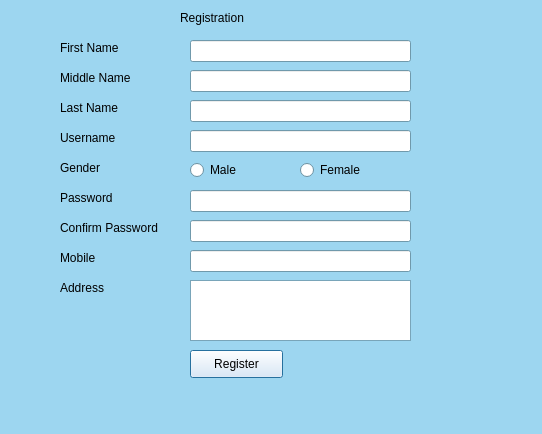
<?xml version="1.0" encoding="UTF-8"?>
<ui version="4.0">
 <class>Register</class>
 <widget class="QDialog" name="Register">
  <property name="geometry">
   <rect>
    <x>0</x>
    <y>0</y>
    <width>542</width>
    <height>434</height>
   </rect>
  </property>
  <property name="palette">
   <palette>
    <active>
     <colorrole role="WindowText">
      <brush brushstyle="SolidPattern">
       <color alpha="255">
        <red>0</red>
        <green>0</green>
        <blue>0</blue>
       </color>
      </brush>
     </colorrole>
     <colorrole role="Button">
      <brush brushstyle="SolidPattern">
       <color alpha="255">
        <red>157</red>
        <green>214</green>
        <blue>240</blue>
       </color>
      </brush>
     </colorrole>
     <colorrole role="Light">
      <brush brushstyle="SolidPattern">
       <color alpha="255">
        <red>255</red>
        <green>255</green>
        <blue>255</blue>
       </color>
      </brush>
     </colorrole>
     <colorrole role="Midlight">
      <brush brushstyle="SolidPattern">
       <color alpha="255">
        <red>206</red>
        <green>234</green>
        <blue>247</blue>
       </color>
      </brush>
     </colorrole>
     <colorrole role="Dark">
      <brush brushstyle="SolidPattern">
       <color alpha="255">
        <red>78</red>
        <green>107</green>
        <blue>120</blue>
       </color>
      </brush>
     </colorrole>
     <colorrole role="Mid">
      <brush brushstyle="SolidPattern">
       <color alpha="255">
        <red>105</red>
        <green>143</green>
        <blue>160</blue>
       </color>
      </brush>
     </colorrole>
     <colorrole role="Text">
      <brush brushstyle="SolidPattern">
       <color alpha="255">
        <red>0</red>
        <green>0</green>
        <blue>0</blue>
       </color>
      </brush>
     </colorrole>
     <colorrole role="BrightText">
      <brush brushstyle="SolidPattern">
       <color alpha="255">
        <red>255</red>
        <green>255</green>
        <blue>255</blue>
       </color>
      </brush>
     </colorrole>
     <colorrole role="ButtonText">
      <brush brushstyle="SolidPattern">
       <color alpha="255">
        <red>0</red>
        <green>0</green>
        <blue>0</blue>
       </color>
      </brush>
     </colorrole>
     <colorrole role="Base">
      <brush brushstyle="SolidPattern">
       <color alpha="255">
        <red>255</red>
        <green>255</green>
        <blue>255</blue>
       </color>
      </brush>
     </colorrole>
     <colorrole role="Window">
      <brush brushstyle="SolidPattern">
       <color alpha="255">
        <red>157</red>
        <green>214</green>
        <blue>240</blue>
       </color>
      </brush>
     </colorrole>
     <colorrole role="Shadow">
      <brush brushstyle="SolidPattern">
       <color alpha="255">
        <red>0</red>
        <green>0</green>
        <blue>0</blue>
       </color>
      </brush>
     </colorrole>
     <colorrole role="AlternateBase">
      <brush brushstyle="SolidPattern">
       <color alpha="255">
        <red>206</red>
        <green>234</green>
        <blue>247</blue>
       </color>
      </brush>
     </colorrole>
     <colorrole role="ToolTipBase">
      <brush brushstyle="SolidPattern">
       <color alpha="255">
        <red>255</red>
        <green>255</green>
        <blue>220</blue>
       </color>
      </brush>
     </colorrole>
     <colorrole role="ToolTipText">
      <brush brushstyle="SolidPattern">
       <color alpha="255">
        <red>0</red>
        <green>0</green>
        <blue>0</blue>
       </color>
      </brush>
     </colorrole>
    </active>
    <inactive>
     <colorrole role="WindowText">
      <brush brushstyle="SolidPattern">
       <color alpha="255">
        <red>0</red>
        <green>0</green>
        <blue>0</blue>
       </color>
      </brush>
     </colorrole>
     <colorrole role="Button">
      <brush brushstyle="SolidPattern">
       <color alpha="255">
        <red>157</red>
        <green>214</green>
        <blue>240</blue>
       </color>
      </brush>
     </colorrole>
     <colorrole role="Light">
      <brush brushstyle="SolidPattern">
       <color alpha="255">
        <red>255</red>
        <green>255</green>
        <blue>255</blue>
       </color>
      </brush>
     </colorrole>
     <colorrole role="Midlight">
      <brush brushstyle="SolidPattern">
       <color alpha="255">
        <red>206</red>
        <green>234</green>
        <blue>247</blue>
       </color>
      </brush>
     </colorrole>
     <colorrole role="Dark">
      <brush brushstyle="SolidPattern">
       <color alpha="255">
        <red>78</red>
        <green>107</green>
        <blue>120</blue>
       </color>
      </brush>
     </colorrole>
     <colorrole role="Mid">
      <brush brushstyle="SolidPattern">
       <color alpha="255">
        <red>105</red>
        <green>143</green>
        <blue>160</blue>
       </color>
      </brush>
     </colorrole>
     <colorrole role="Text">
      <brush brushstyle="SolidPattern">
       <color alpha="255">
        <red>0</red>
        <green>0</green>
        <blue>0</blue>
       </color>
      </brush>
     </colorrole>
     <colorrole role="BrightText">
      <brush brushstyle="SolidPattern">
       <color alpha="255">
        <red>255</red>
        <green>255</green>
        <blue>255</blue>
       </color>
      </brush>
     </colorrole>
     <colorrole role="ButtonText">
      <brush brushstyle="SolidPattern">
       <color alpha="255">
        <red>0</red>
        <green>0</green>
        <blue>0</blue>
       </color>
      </brush>
     </colorrole>
     <colorrole role="Base">
      <brush brushstyle="SolidPattern">
       <color alpha="255">
        <red>255</red>
        <green>255</green>
        <blue>255</blue>
       </color>
      </brush>
     </colorrole>
     <colorrole role="Window">
      <brush brushstyle="SolidPattern">
       <color alpha="255">
        <red>157</red>
        <green>214</green>
        <blue>240</blue>
       </color>
      </brush>
     </colorrole>
     <colorrole role="Shadow">
      <brush brushstyle="SolidPattern">
       <color alpha="255">
        <red>0</red>
        <green>0</green>
        <blue>0</blue>
       </color>
      </brush>
     </colorrole>
     <colorrole role="AlternateBase">
      <brush brushstyle="SolidPattern">
       <color alpha="255">
        <red>206</red>
        <green>234</green>
        <blue>247</blue>
       </color>
      </brush>
     </colorrole>
     <colorrole role="ToolTipBase">
      <brush brushstyle="SolidPattern">
       <color alpha="255">
        <red>255</red>
        <green>255</green>
        <blue>220</blue>
       </color>
      </brush>
     </colorrole>
     <colorrole role="ToolTipText">
      <brush brushstyle="SolidPattern">
       <color alpha="255">
        <red>0</red>
        <green>0</green>
        <blue>0</blue>
       </color>
      </brush>
     </colorrole>
    </inactive>
    <disabled>
     <colorrole role="WindowText">
      <brush brushstyle="SolidPattern">
       <color alpha="255">
        <red>78</red>
        <green>107</green>
        <blue>120</blue>
       </color>
      </brush>
     </colorrole>
     <colorrole role="Button">
      <brush brushstyle="SolidPattern">
       <color alpha="255">
        <red>157</red>
        <green>214</green>
        <blue>240</blue>
       </color>
      </brush>
     </colorrole>
     <colorrole role="Light">
      <brush brushstyle="SolidPattern">
       <color alpha="255">
        <red>255</red>
        <green>255</green>
        <blue>255</blue>
       </color>
      </brush>
     </colorrole>
     <colorrole role="Midlight">
      <brush brushstyle="SolidPattern">
       <color alpha="255">
        <red>206</red>
        <green>234</green>
        <blue>247</blue>
       </color>
      </brush>
     </colorrole>
     <colorrole role="Dark">
      <brush brushstyle="SolidPattern">
       <color alpha="255">
        <red>78</red>
        <green>107</green>
        <blue>120</blue>
       </color>
      </brush>
     </colorrole>
     <colorrole role="Mid">
      <brush brushstyle="SolidPattern">
       <color alpha="255">
        <red>105</red>
        <green>143</green>
        <blue>160</blue>
       </color>
      </brush>
     </colorrole>
     <colorrole role="Text">
      <brush brushstyle="SolidPattern">
       <color alpha="255">
        <red>78</red>
        <green>107</green>
        <blue>120</blue>
       </color>
      </brush>
     </colorrole>
     <colorrole role="BrightText">
      <brush brushstyle="SolidPattern">
       <color alpha="255">
        <red>255</red>
        <green>255</green>
        <blue>255</blue>
       </color>
      </brush>
     </colorrole>
     <colorrole role="ButtonText">
      <brush brushstyle="SolidPattern">
       <color alpha="255">
        <red>78</red>
        <green>107</green>
        <blue>120</blue>
       </color>
      </brush>
     </colorrole>
     <colorrole role="Base">
      <brush brushstyle="SolidPattern">
       <color alpha="255">
        <red>157</red>
        <green>214</green>
        <blue>240</blue>
       </color>
      </brush>
     </colorrole>
     <colorrole role="Window">
      <brush brushstyle="SolidPattern">
       <color alpha="255">
        <red>157</red>
        <green>214</green>
        <blue>240</blue>
       </color>
      </brush>
     </colorrole>
     <colorrole role="Shadow">
      <brush brushstyle="SolidPattern">
       <color alpha="255">
        <red>0</red>
        <green>0</green>
        <blue>0</blue>
       </color>
      </brush>
     </colorrole>
     <colorrole role="AlternateBase">
      <brush brushstyle="SolidPattern">
       <color alpha="255">
        <red>157</red>
        <green>214</green>
        <blue>240</blue>
       </color>
      </brush>
     </colorrole>
     <colorrole role="ToolTipBase">
      <brush brushstyle="SolidPattern">
       <color alpha="255">
        <red>255</red>
        <green>255</green>
        <blue>220</blue>
       </color>
      </brush>
     </colorrole>
     <colorrole role="ToolTipText">
      <brush brushstyle="SolidPattern">
       <color alpha="255">
        <red>0</red>
        <green>0</green>
        <blue>0</blue>
       </color>
      </brush>
     </colorrole>
    </disabled>
   </palette>
  </property>
  <property name="windowTitle">
   <string>Dialog</string>
  </property>
  <widget class="QLabel" name="label_6">
   <property name="geometry">
    <rect>
     <x>60</x>
     <y>160</y>
     <width>111</width>
     <height>16</height>
    </rect>
   </property>
   <property name="text">
    <string>Gender</string>
   </property>
  </widget>
  <widget class="QPushButton" name="btnReg">
   <property name="geometry">
    <rect>
     <x>190</x>
     <y>350</y>
     <width>93</width>
     <height>28</height>
    </rect>
   </property>
   <property name="palette">
    <palette>
     <active>
      <colorrole role="WindowText">
       <brush brushstyle="SolidPattern">
        <color alpha="255">
         <red>0</red>
         <green>0</green>
         <blue>0</blue>
        </color>
       </brush>
      </colorrole>
      <colorrole role="Button">
       <brush brushstyle="SolidPattern">
        <color alpha="255">
         <red>233</red>
         <green>241</green>
         <blue>255</blue>
        </color>
       </brush>
      </colorrole>
      <colorrole role="Light">
       <brush brushstyle="SolidPattern">
        <color alpha="255">
         <red>255</red>
         <green>255</green>
         <blue>255</blue>
        </color>
       </brush>
      </colorrole>
      <colorrole role="Midlight">
       <brush brushstyle="SolidPattern">
        <color alpha="255">
         <red>244</red>
         <green>248</green>
         <blue>255</blue>
        </color>
       </brush>
      </colorrole>
      <colorrole role="Dark">
       <brush brushstyle="SolidPattern">
        <color alpha="255">
         <red>116</red>
         <green>120</green>
         <blue>127</blue>
        </color>
       </brush>
      </colorrole>
      <colorrole role="Mid">
       <brush brushstyle="SolidPattern">
        <color alpha="255">
         <red>155</red>
         <green>161</green>
         <blue>170</blue>
        </color>
       </brush>
      </colorrole>
      <colorrole role="Text">
       <brush brushstyle="SolidPattern">
        <color alpha="255">
         <red>0</red>
         <green>0</green>
         <blue>0</blue>
        </color>
       </brush>
      </colorrole>
      <colorrole role="BrightText">
       <brush brushstyle="SolidPattern">
        <color alpha="255">
         <red>255</red>
         <green>255</green>
         <blue>255</blue>
        </color>
       </brush>
      </colorrole>
      <colorrole role="ButtonText">
       <brush brushstyle="SolidPattern">
        <color alpha="255">
         <red>0</red>
         <green>0</green>
         <blue>0</blue>
        </color>
       </brush>
      </colorrole>
      <colorrole role="Base">
       <brush brushstyle="SolidPattern">
        <color alpha="255">
         <red>255</red>
         <green>255</green>
         <blue>255</blue>
        </color>
       </brush>
      </colorrole>
      <colorrole role="Window">
       <brush brushstyle="SolidPattern">
        <color alpha="255">
         <red>233</red>
         <green>241</green>
         <blue>255</blue>
        </color>
       </brush>
      </colorrole>
      <colorrole role="Shadow">
       <brush brushstyle="SolidPattern">
        <color alpha="255">
         <red>0</red>
         <green>0</green>
         <blue>0</blue>
        </color>
       </brush>
      </colorrole>
      <colorrole role="AlternateBase">
       <brush brushstyle="SolidPattern">
        <color alpha="255">
         <red>244</red>
         <green>248</green>
         <blue>255</blue>
        </color>
       </brush>
      </colorrole>
      <colorrole role="ToolTipBase">
       <brush brushstyle="SolidPattern">
        <color alpha="255">
         <red>255</red>
         <green>255</green>
         <blue>220</blue>
        </color>
       </brush>
      </colorrole>
      <colorrole role="ToolTipText">
       <brush brushstyle="SolidPattern">
        <color alpha="255">
         <red>0</red>
         <green>0</green>
         <blue>0</blue>
        </color>
       </brush>
      </colorrole>
     </active>
     <inactive>
      <colorrole role="WindowText">
       <brush brushstyle="SolidPattern">
        <color alpha="255">
         <red>0</red>
         <green>0</green>
         <blue>0</blue>
        </color>
       </brush>
      </colorrole>
      <colorrole role="Button">
       <brush brushstyle="SolidPattern">
        <color alpha="255">
         <red>233</red>
         <green>241</green>
         <blue>255</blue>
        </color>
       </brush>
      </colorrole>
      <colorrole role="Light">
       <brush brushstyle="SolidPattern">
        <color alpha="255">
         <red>255</red>
         <green>255</green>
         <blue>255</blue>
        </color>
       </brush>
      </colorrole>
      <colorrole role="Midlight">
       <brush brushstyle="SolidPattern">
        <color alpha="255">
         <red>244</red>
         <green>248</green>
         <blue>255</blue>
        </color>
       </brush>
      </colorrole>
      <colorrole role="Dark">
       <brush brushstyle="SolidPattern">
        <color alpha="255">
         <red>116</red>
         <green>120</green>
         <blue>127</blue>
        </color>
       </brush>
      </colorrole>
      <colorrole role="Mid">
       <brush brushstyle="SolidPattern">
        <color alpha="255">
         <red>155</red>
         <green>161</green>
         <blue>170</blue>
        </color>
       </brush>
      </colorrole>
      <colorrole role="Text">
       <brush brushstyle="SolidPattern">
        <color alpha="255">
         <red>0</red>
         <green>0</green>
         <blue>0</blue>
        </color>
       </brush>
      </colorrole>
      <colorrole role="BrightText">
       <brush brushstyle="SolidPattern">
        <color alpha="255">
         <red>255</red>
         <green>255</green>
         <blue>255</blue>
        </color>
       </brush>
      </colorrole>
      <colorrole role="ButtonText">
       <brush brushstyle="SolidPattern">
        <color alpha="255">
         <red>0</red>
         <green>0</green>
         <blue>0</blue>
        </color>
       </brush>
      </colorrole>
      <colorrole role="Base">
       <brush brushstyle="SolidPattern">
        <color alpha="255">
         <red>255</red>
         <green>255</green>
         <blue>255</blue>
        </color>
       </brush>
      </colorrole>
      <colorrole role="Window">
       <brush brushstyle="SolidPattern">
        <color alpha="255">
         <red>233</red>
         <green>241</green>
         <blue>255</blue>
        </color>
       </brush>
      </colorrole>
      <colorrole role="Shadow">
       <brush brushstyle="SolidPattern">
        <color alpha="255">
         <red>0</red>
         <green>0</green>
         <blue>0</blue>
        </color>
       </brush>
      </colorrole>
      <colorrole role="AlternateBase">
       <brush brushstyle="SolidPattern">
        <color alpha="255">
         <red>244</red>
         <green>248</green>
         <blue>255</blue>
        </color>
       </brush>
      </colorrole>
      <colorrole role="ToolTipBase">
       <brush brushstyle="SolidPattern">
        <color alpha="255">
         <red>255</red>
         <green>255</green>
         <blue>220</blue>
        </color>
       </brush>
      </colorrole>
      <colorrole role="ToolTipText">
       <brush brushstyle="SolidPattern">
        <color alpha="255">
         <red>0</red>
         <green>0</green>
         <blue>0</blue>
        </color>
       </brush>
      </colorrole>
     </inactive>
     <disabled>
      <colorrole role="WindowText">
       <brush brushstyle="SolidPattern">
        <color alpha="255">
         <red>116</red>
         <green>120</green>
         <blue>127</blue>
        </color>
       </brush>
      </colorrole>
      <colorrole role="Button">
       <brush brushstyle="SolidPattern">
        <color alpha="255">
         <red>233</red>
         <green>241</green>
         <blue>255</blue>
        </color>
       </brush>
      </colorrole>
      <colorrole role="Light">
       <brush brushstyle="SolidPattern">
        <color alpha="255">
         <red>255</red>
         <green>255</green>
         <blue>255</blue>
        </color>
       </brush>
      </colorrole>
      <colorrole role="Midlight">
       <brush brushstyle="SolidPattern">
        <color alpha="255">
         <red>244</red>
         <green>248</green>
         <blue>255</blue>
        </color>
       </brush>
      </colorrole>
      <colorrole role="Dark">
       <brush brushstyle="SolidPattern">
        <color alpha="255">
         <red>116</red>
         <green>120</green>
         <blue>127</blue>
        </color>
       </brush>
      </colorrole>
      <colorrole role="Mid">
       <brush brushstyle="SolidPattern">
        <color alpha="255">
         <red>155</red>
         <green>161</green>
         <blue>170</blue>
        </color>
       </brush>
      </colorrole>
      <colorrole role="Text">
       <brush brushstyle="SolidPattern">
        <color alpha="255">
         <red>116</red>
         <green>120</green>
         <blue>127</blue>
        </color>
       </brush>
      </colorrole>
      <colorrole role="BrightText">
       <brush brushstyle="SolidPattern">
        <color alpha="255">
         <red>255</red>
         <green>255</green>
         <blue>255</blue>
        </color>
       </brush>
      </colorrole>
      <colorrole role="ButtonText">
       <brush brushstyle="SolidPattern">
        <color alpha="255">
         <red>116</red>
         <green>120</green>
         <blue>127</blue>
        </color>
       </brush>
      </colorrole>
      <colorrole role="Base">
       <brush brushstyle="SolidPattern">
        <color alpha="255">
         <red>233</red>
         <green>241</green>
         <blue>255</blue>
        </color>
       </brush>
      </colorrole>
      <colorrole role="Window">
       <brush brushstyle="SolidPattern">
        <color alpha="255">
         <red>233</red>
         <green>241</green>
         <blue>255</blue>
        </color>
       </brush>
      </colorrole>
      <colorrole role="Shadow">
       <brush brushstyle="SolidPattern">
        <color alpha="255">
         <red>0</red>
         <green>0</green>
         <blue>0</blue>
        </color>
       </brush>
      </colorrole>
      <colorrole role="AlternateBase">
       <brush brushstyle="SolidPattern">
        <color alpha="255">
         <red>233</red>
         <green>241</green>
         <blue>255</blue>
        </color>
       </brush>
      </colorrole>
      <colorrole role="ToolTipBase">
       <brush brushstyle="SolidPattern">
        <color alpha="255">
         <red>255</red>
         <green>255</green>
         <blue>220</blue>
        </color>
       </brush>
      </colorrole>
      <colorrole role="ToolTipText">
       <brush brushstyle="SolidPattern">
        <color alpha="255">
         <red>0</red>
         <green>0</green>
         <blue>0</blue>
        </color>
       </brush>
      </colorrole>
     </disabled>
    </palette>
   </property>
   <property name="text">
    <string>Register</string>
   </property>
  </widget>
  <widget class="QLabel" name="lblRegStat">
   <property name="geometry">
    <rect>
     <x>130</x>
     <y>390</y>
     <width>281</width>
     <height>16</height>
    </rect>
   </property>
   <property name="text">
    <string/>
   </property>
  </widget>
  <widget class="QLabel" name="label_11">
   <property name="geometry">
    <rect>
     <x>60</x>
     <y>280</y>
     <width>111</width>
     <height>16</height>
    </rect>
   </property>
   <property name="text">
    <string>Address</string>
   </property>
  </widget>
  <widget class="QLineEdit" name="edtPswd">
   <property name="geometry">
    <rect>
     <x>190</x>
     <y>190</y>
     <width>221</width>
     <height>22</height>
    </rect>
   </property>
  </widget>
  <widget class="QLineEdit" name="edtLname">
   <property name="geometry">
    <rect>
     <x>190</x>
     <y>100</y>
     <width>221</width>
     <height>22</height>
    </rect>
   </property>
  </widget>
  <widget class="QLineEdit" name="edtEmail">
   <property name="geometry">
    <rect>
     <x>190</x>
     <y>130</y>
     <width>221</width>
     <height>22</height>
    </rect>
   </property>
  </widget>
  <widget class="QRadioButton" name="radFemale">
   <property name="geometry">
    <rect>
     <x>300</x>
     <y>160</y>
     <width>95</width>
     <height>20</height>
    </rect>
   </property>
   <property name="text">
    <string>Female</string>
   </property>
  </widget>
  <widget class="QLabel" name="label">
   <property name="geometry">
    <rect>
     <x>180</x>
     <y>10</y>
     <width>141</width>
     <height>16</height>
    </rect>
   </property>
   <property name="text">
    <string>Registration</string>
   </property>
  </widget>
  <widget class="QLabel" name="label_7">
   <property name="geometry">
    <rect>
     <x>60</x>
     <y>190</y>
     <width>111</width>
     <height>16</height>
    </rect>
   </property>
   <property name="text">
    <string>Password</string>
   </property>
  </widget>
  <widget class="QTextEdit" name="tedtAddr">
   <property name="geometry">
    <rect>
     <x>190</x>
     <y>280</y>
     <width>221</width>
     <height>61</height>
    </rect>
   </property>
  </widget>
  <widget class="QLabel" name="label_3">
   <property name="geometry">
    <rect>
     <x>60</x>
     <y>70</y>
     <width>111</width>
     <height>16</height>
    </rect>
   </property>
   <property name="text">
    <string>Middle Name</string>
   </property>
  </widget>
  <widget class="QLineEdit" name="edtMob">
   <property name="geometry">
    <rect>
     <x>190</x>
     <y>250</y>
     <width>221</width>
     <height>22</height>
    </rect>
   </property>
  </widget>
  <widget class="QLineEdit" name="edtMname">
   <property name="geometry">
    <rect>
     <x>190</x>
     <y>70</y>
     <width>221</width>
     <height>22</height>
    </rect>
   </property>
  </widget>
  <widget class="QLineEdit" name="edtCpswd">
   <property name="geometry">
    <rect>
     <x>190</x>
     <y>220</y>
     <width>221</width>
     <height>22</height>
    </rect>
   </property>
  </widget>
  <widget class="QRadioButton" name="radMale">
   <property name="geometry">
    <rect>
     <x>190</x>
     <y>160</y>
     <width>95</width>
     <height>20</height>
    </rect>
   </property>
   <property name="text">
    <string>Male</string>
   </property>
  </widget>
  <widget class="QLabel" name="label_4">
   <property name="geometry">
    <rect>
     <x>60</x>
     <y>100</y>
     <width>111</width>
     <height>16</height>
    </rect>
   </property>
   <property name="text">
    <string>Last Name</string>
   </property>
  </widget>
  <widget class="QLineEdit" name="edtFname">
   <property name="geometry">
    <rect>
     <x>190</x>
     <y>40</y>
     <width>221</width>
     <height>22</height>
    </rect>
   </property>
  </widget>
  <widget class="QLabel" name="label_9">
   <property name="geometry">
    <rect>
     <x>60</x>
     <y>250</y>
     <width>121</width>
     <height>16</height>
    </rect>
   </property>
   <property name="text">
    <string>Mobile</string>
   </property>
  </widget>
  <widget class="QLabel" name="label_8">
   <property name="geometry">
    <rect>
     <x>60</x>
     <y>220</y>
     <width>111</width>
     <height>16</height>
    </rect>
   </property>
   <property name="text">
    <string>Confirm Password</string>
   </property>
  </widget>
  <widget class="QLabel" name="label_2">
   <property name="geometry">
    <rect>
     <x>60</x>
     <y>40</y>
     <width>101</width>
     <height>16</height>
    </rect>
   </property>
   <property name="text">
    <string>First Name</string>
   </property>
  </widget>
  <widget class="QLabel" name="label_5">
   <property name="geometry">
    <rect>
     <x>60</x>
     <y>130</y>
     <width>101</width>
     <height>16</height>
    </rect>
   </property>
   <property name="text">
    <string>Username</string>
   </property>
  </widget>
 </widget>
 <resources/>
 <connections/>
</ui>
